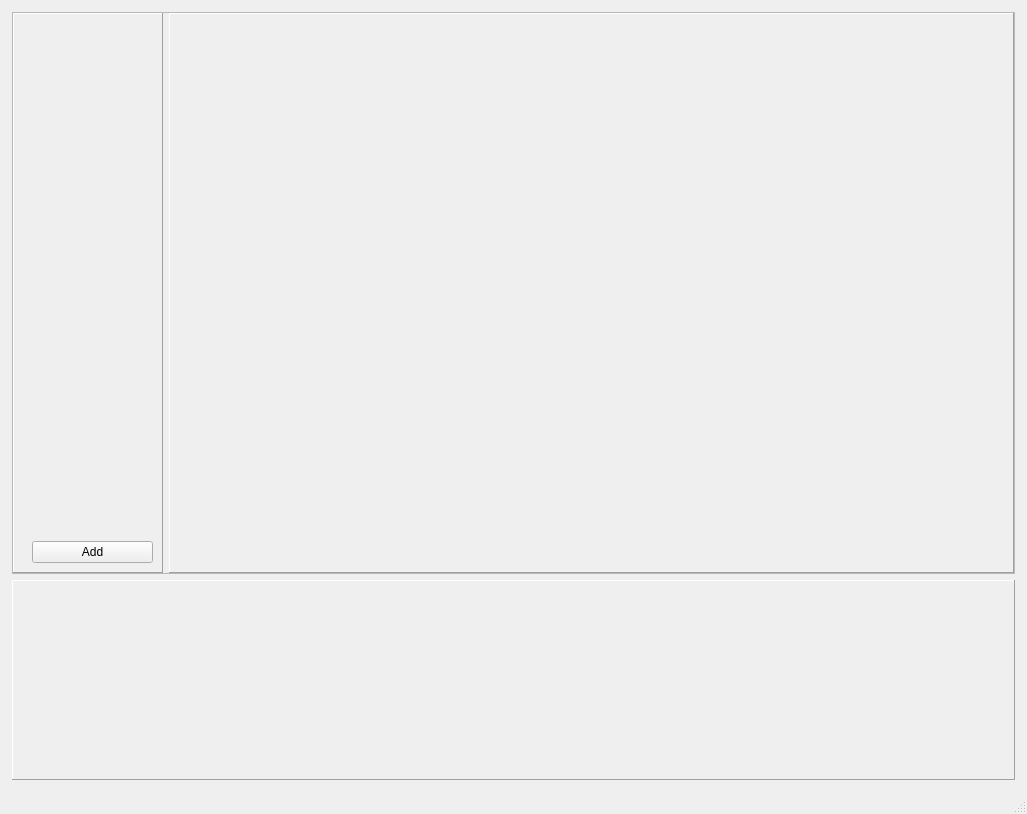
<?xml version="1.0" encoding="UTF-8"?>
<ui version="4.0">
 <class>MainWindow</class>
 <widget class="QMainWindow" name="MainWindow">
  <property name="geometry">
   <rect>
    <x>0</x>
    <y>0</y>
    <width>1027</width>
    <height>814</height>
   </rect>
  </property>
  <property name="windowTitle">
   <string>MainWindow</string>
  </property>
  <widget class="QWidget" name="centralwidget">
   <layout class="QVBoxLayout" name="verticalLayout">
    <property name="leftMargin">
     <number>12</number>
    </property>
    <property name="topMargin">
     <number>12</number>
    </property>
    <property name="rightMargin">
     <number>12</number>
    </property>
    <property name="bottomMargin">
     <number>12</number>
    </property>
    <item>
     <widget class="QFrame" name="frame_2">
      <property name="frameShape">
       <enum>QFrame::StyledPanel</enum>
      </property>
      <property name="frameShadow">
       <enum>QFrame::Raised</enum>
      </property>
      <layout class="QHBoxLayout" name="horizontalLayout">
       <property name="spacing">
        <number>6</number>
       </property>
       <property name="leftMargin">
        <number>0</number>
       </property>
       <property name="topMargin">
        <number>0</number>
       </property>
       <property name="rightMargin">
        <number>0</number>
       </property>
       <property name="bottomMargin">
        <number>0</number>
       </property>
       <item>
        <widget class="QFrame" name="frame">
         <property name="maximumSize">
          <size>
           <width>150</width>
           <height>16777215</height>
          </size>
         </property>
         <property name="frameShape">
          <enum>QFrame::Panel</enum>
         </property>
         <property name="frameShadow">
          <enum>QFrame::Raised</enum>
         </property>
         <layout class="QHBoxLayout" name="horizontalLayout_2">
          <property name="spacing">
           <number>0</number>
          </property>
          <property name="topMargin">
           <number>0</number>
          </property>
          <property name="rightMargin">
           <number>0</number>
          </property>
          <property name="bottomMargin">
           <number>0</number>
          </property>
          <item>
           <widget class="QScrollArea" name="scrollArea">
            <property name="maximumSize">
             <size>
              <width>150</width>
              <height>16777215</height>
             </size>
            </property>
            <property name="frameShape">
             <enum>QFrame::NoFrame</enum>
            </property>
            <property name="widgetResizable">
             <bool>true</bool>
            </property>
            <widget class="QWidget" name="scrollAreaWidgetContents">
             <property name="geometry">
              <rect>
               <x>0</x>
               <y>0</y>
               <width>139</width>
               <height>539</height>
              </rect>
             </property>
             <layout class="QVBoxLayout" name="verticalLayout_4">
              <item>
               <layout class="QGridLayout" name="layersGridLayout">
                <property name="topMargin">
                 <number>0</number>
                </property>
                <property name="bottomMargin">
                 <number>0</number>
                </property>
               </layout>
              </item>
              <item>
               <spacer name="verticalSpacer">
                <property name="orientation">
                 <enum>Qt::Vertical</enum>
                </property>
                <property name="sizeHint" stdset="0">
                 <size>
                  <width>20</width>
                  <height>40</height>
                 </size>
                </property>
               </spacer>
              </item>
              <item>
               <widget class="QPushButton" name="addButton">
                <property name="styleSheet">
                 <string notr="true"/>
                </property>
                <property name="text">
                 <string>Add</string>
                </property>
               </widget>
              </item>
             </layout>
            </widget>
           </widget>
          </item>
         </layout>
        </widget>
       </item>
       <item>
        <widget class="QFrame" name="logFrame">
         <property name="frameShape">
          <enum>QFrame::Panel</enum>
         </property>
         <property name="frameShadow">
          <enum>QFrame::Raised</enum>
         </property>
         <layout class="QVBoxLayout" name="verticalLayout_5"/>
        </widget>
       </item>
      </layout>
     </widget>
    </item>
    <item>
     <widget class="QFrame" name="infoFrame">
      <property name="minimumSize">
       <size>
        <width>0</width>
        <height>200</height>
       </size>
      </property>
      <property name="frameShape">
       <enum>QFrame::Panel</enum>
      </property>
      <property name="frameShadow">
       <enum>QFrame::Raised</enum>
      </property>
      <layout class="QVBoxLayout" name="verticalLayout_2"/>
     </widget>
    </item>
   </layout>
  </widget>
  <widget class="QMenuBar" name="menubar">
   <property name="geometry">
    <rect>
     <x>0</x>
     <y>0</y>
     <width>1027</width>
     <height>21</height>
    </rect>
   </property>
  </widget>
  <widget class="QStatusBar" name="statusbar"/>
 </widget>
 <resources/>
 <connections/>
</ui>
